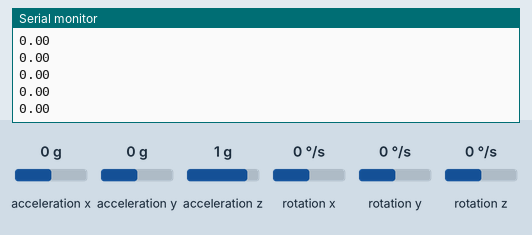
Recording of a sketch running on a simulated Arduino Uno, built with avr-gcc and run on an emulated ATmega328P. On the bench: the last lines printed to the serial monitor. Wiring (inferred from the names in the program): MPU-6050 motion sensor at I2C address 0x68. The test bench sets the inputs (shaded band); at power-on: rotation z 0 °/s, acceleration x 0 g, acceleration y 0 g, acceleration z 1 g, rotation x 0 °/s, rotation y 0 °/s.

Above: at 5.9 s.
6.0 s: rotation z set to -192 °/s
At 6.35 s:
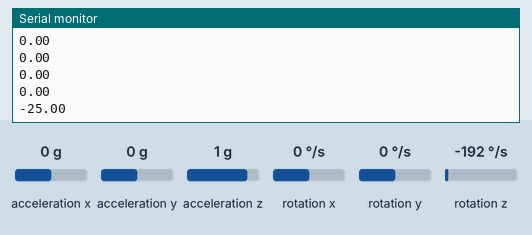
7.5 s: rotation z set to -100 °/s
At 7.56 s:
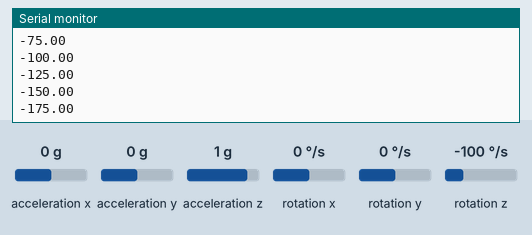
Timing chart, 0 to 10.5 s (numbered marks = the images above; inputs shaded):
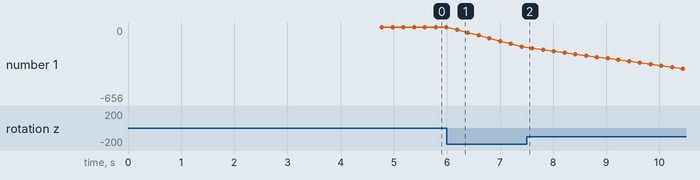

The sketch:

MPU6050_Gyro.ino
```cpp
#include "Wire.h"
#include "MPU6050.h"
#include "I2Cdev.h"

// ----------------------- Variables ----------------------- //
int gyro_X, gyro_Y, gyro_Z;
long gyroErr_X, gyroErr_Y, gyroErr_Z;
long acc_X, acc_Y, acc_Z, accVector;
long accErr_X, accErr_Y, accErr_Z;
float roll, pitch, yaw = 0;
int temp;

void setup() {
  Serial.begin(9600);
  Wire.begin();                                                           // Start I2C as master
  MPU6050_Registers();                                                    // Setup the registers of the MPU-6050
  MPU6050 sensor(0x68);
  MPU6050_Offset();
}
void loop(){
  MPU6050_Angle();
  Serial.println(yaw);
  delay(200);
}

void MPU6050_Registers(){
  //Activate the MPU-6050
  Wire.beginTransmission(0x68);                                        // Start communicating with the MPU-6050
  Wire.write(0x6B);                                                    // Send the requested starting register
  Wire.write(0x00);                                                    // Set the requested starting register
  Wire.endTransmission();
  //Configure the accelerometer (+/-8g)
  Wire.beginTransmission(0x68);                                        // Start communicating with the MPU-6050
  Wire.write(0x1C);                                                    // Send the requested starting register
  Wire.write(0x10);                                                    // Set the requested starting register
  Wire.endTransmission();
  //Configure the gyro (500dps full scale)
  Wire.beginTransmission(0x68);                                        // Start communicating with the MPU-6050
  Wire.write(0x1B);                                                    // Send the requested starting register
  Wire.write(0x08);                                                    // Set the requested starting register
  Wire.endTransmission();
}
void MPU6050_Data(){                                             // Subroutine for reading the raw gyro and accelerometer data
  Wire.beginTransmission(0x68);                                        // Start communicating with the MPU-6050
  Wire.write(0x3B);                                                    // Send the requested starting register
  Wire.endTransmission();                                              // End the transmission
  Wire.requestFrom(0x68,14);                                           // Request 14 bytes from the MPU-6050
  while(Wire.available() < 14);                                        // Wait until all the bytes are received
  acc_X = Wire.read()<<8|Wire.read();
  acc_Y = Wire.read()<<8|Wire.read();
  acc_Z = Wire.read()<<8|Wire.read();
  temp = Wire.read()<<8|Wire.read();
  gyro_X = Wire.read()<<8|Wire.read();
  gyro_Y = Wire.read()<<8|Wire.read();
  gyro_Z = Wire.read()<<8|Wire.read();
}
void MPU6050_Offset(){
  for (int i = 0; i < 1000 ; i++){

    MPU6050_Data();

    // Accumulate Acceleration Offset
    accErr_X += acc_X;
    accErr_Y += acc_Y;
    accErr_Z += acc_Z;

    // Accumulate Gyro Offset
    gyroErr_X += gyro_X;
    gyroErr_Y += gyro_Y;
    gyroErr_Z += gyro_Z;

    delay(3);
  }

  // Average Acceleration Offset
  accErr_X /= 1000;
  accErr_Y /= 1000;
  accErr_Z /= 1000;

  // Average Gyro Offset
  gyroErr_X /= 1000;
  gyroErr_Y /= 1000;
  gyroErr_Z /= 1000;
}
void MPU6050_Angle(){
  MPU6050_Data();
  gyro_X -= gyroErr_X;
  gyro_Y -= gyroErr_Y;
  gyro_Z -= gyroErr_Z;

  roll += gyro_X/500;
  pitch += gyro_Y/500;
  yaw += gyro_Z/500;
}
```

Measured:
- after the input at 6.0 s, the serial monitor: prints a new line after 0.19 s (image 1)
- plotted number 1: 0 → -175 after the input at 6.0 s, -175 → -656 after the input at 7.5 s
